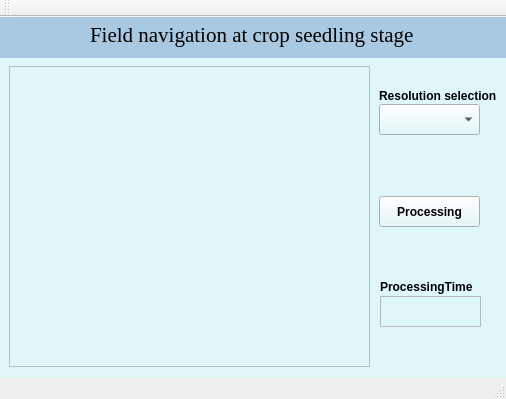
<?xml version="1.0" encoding="UTF-8"?>
<ui version="4.0">
 <class>fieldNavigationClass</class>
 <widget class="QMainWindow" name="fieldNavigationClass">
  <property name="geometry">
   <rect>
    <x>0</x>
    <y>0</y>
    <width>506</width>
    <height>399</height>
   </rect>
  </property>
  <property name="windowTitle">
   <string/>
  </property>
  <property name="styleSheet">
   <string notr="true"/>
  </property>
  <widget class="QWidget" name="centralWidget">
   <widget class="QLabel" name="ProcessingTimeLabel">
    <property name="geometry">
     <rect>
      <x>380</x>
      <y>279</y>
      <width>101</width>
      <height>31</height>
     </rect>
    </property>
    <property name="frameShape">
     <enum>QFrame::StyledPanel</enum>
    </property>
    <property name="text">
     <string/>
    </property>
   </widget>
   <widget class="QLabel" name="label">
    <property name="geometry">
     <rect>
      <x>380</x>
      <y>260</y>
      <width>111</width>
      <height>20</height>
     </rect>
    </property>
    <property name="font">
     <font>
      <bold>true</bold>
     </font>
    </property>
    <property name="text">
     <string>ProcessingTime </string>
    </property>
   </widget>
   <widget class="QWidget" name="widgetTop" native="true">
    <property name="geometry">
     <rect>
      <x>0</x>
      <y>0</y>
      <width>511</width>
      <height>41</height>
     </rect>
    </property>
    <property name="styleSheet">
     <string notr="true">background-color: rgb(169, 201, 226);</string>
    </property>
    <widget class="QLabel" name="label_3">
     <property name="geometry">
      <rect>
       <x>90</x>
       <y>2</y>
       <width>341</width>
       <height>31</height>
      </rect>
     </property>
     <property name="font">
      <font>
       <family>Times New Roman</family>
       <pointsize>16</pointsize>
       <bold>false</bold>
      </font>
     </property>
     <property name="text">
      <string>Field navigation at crop seedling stage</string>
     </property>
    </widget>
   </widget>
   <widget class="QWidget" name="widgetBottom" native="true">
    <property name="geometry">
     <rect>
      <x>-1</x>
      <y>39</y>
      <width>511</width>
      <height>331</height>
     </rect>
    </property>
    <property name="styleSheet">
     <string notr="true">background-color: rgb(224, 247, 250);</string>
    </property>
    <widget class="QLabel" name="label_2">
     <property name="geometry">
      <rect>
       <x>380</x>
       <y>30</y>
       <width>141</width>
       <height>20</height>
      </rect>
     </property>
     <property name="font">
      <font>
       <bold>true</bold>
      </font>
     </property>
     <property name="text">
      <string>Resolution selection</string>
     </property>
    </widget>
    <widget class="QComboBox" name="resolutionComboBox">
     <property name="geometry">
      <rect>
       <x>380</x>
       <y>48</y>
       <width>101</width>
       <height>31</height>
      </rect>
     </property>
     <property name="font">
      <font>
       <bold>true</bold>
      </font>
     </property>
     <property name="styleSheet">
      <string notr="true">selection-color: rgb(195, 195, 195);</string>
     </property>
    </widget>
    <widget class="QLabel" name="imageLabel">
     <property name="geometry">
      <rect>
       <x>10</x>
       <y>10</y>
       <width>361</width>
       <height>301</height>
      </rect>
     </property>
     <property name="styleSheet">
      <string notr="true">color: rgb(255, 255, 255);</string>
     </property>
     <property name="frameShape">
      <enum>QFrame::StyledPanel</enum>
     </property>
     <property name="text">
      <string/>
     </property>
    </widget>
    <widget class="QPushButton" name="startButton">
     <property name="geometry">
      <rect>
       <x>380</x>
       <y>140</y>
       <width>101</width>
       <height>31</height>
      </rect>
     </property>
     <property name="font">
      <font>
       <bold>true</bold>
      </font>
     </property>
     <property name="styleSheet">
      <string notr="true">selection-color: rgb(195, 195, 195);</string>
     </property>
     <property name="text">
      <string>Processing</string>
     </property>
     <property name="icon">
      <iconset theme="document-open"/>
     </property>
    </widget>
   </widget>
   <zorder>widgetBottom</zorder>
   <zorder>widgetTop</zorder>
   <zorder>ProcessingTimeLabel</zorder>
   <zorder>label</zorder>
  </widget>
  <widget class="QMenuBar" name="menuBar">
   <property name="geometry">
    <rect>
     <x>0</x>
     <y>0</y>
     <width>506</width>
     <height>17</height>
    </rect>
   </property>
  </widget>
  <widget class="QToolBar" name="mainToolBar">
   <attribute name="toolBarArea">
    <enum>TopToolBarArea</enum>
   </attribute>
   <attribute name="toolBarBreak">
    <bool>false</bool>
   </attribute>
  </widget>
  <widget class="QStatusBar" name="statusBar"/>
 </widget>
 <layoutdefault spacing="6" margin="11"/>
 <resources>
  <include location="fieldNavigationProject.qrc"/>
 </resources>
 <connections/>
</ui>
